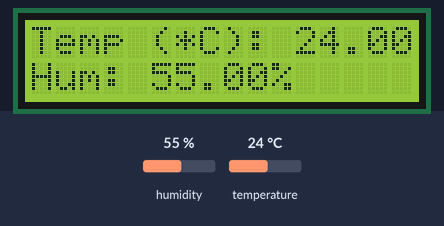
The sketch below on a simulated Arduino Uno, built with avr-gcc and run on an emulated ATmega328P. Parts: 16×2 character LCD. The inputs (shaded band) are chosen by the test bench; at power-on: humidity 55 %, temperature 24 °C.

Above: at 2.6 s.
2.7 s: humidity set to 22 %
At 5.3 s:
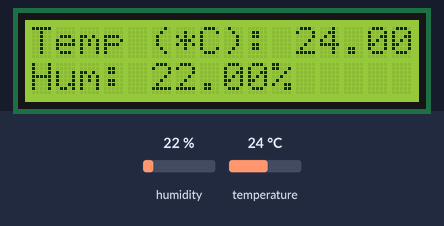
5.7 s: temperature set to 12 °C
At 11.0 s:
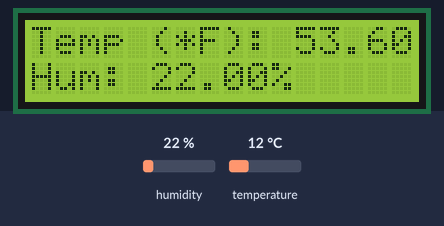
11.7 s: humidity set to 40 %
At 13.6 s:
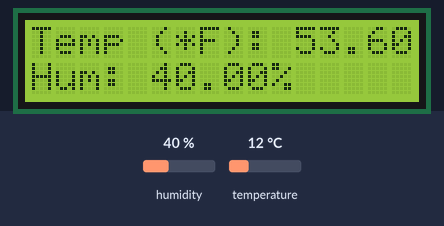
14.7 s: temperature set to 19 °C
At 17.7 s:
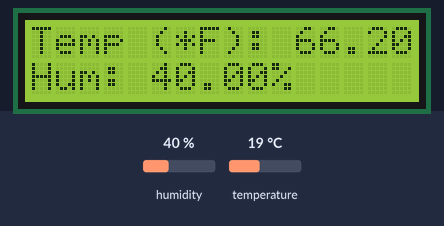
Timing chart, 0 to 19.2 s (numbered marks = the images above; inputs shaded):
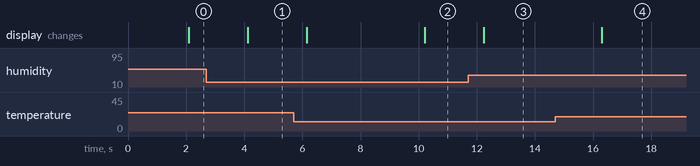

Measured:
- after the input at 2.7 s, the display: changes after 1.4 s (image 1)
- after the input at 5.7 s, the display: first changes after 0.45 s (image 2 shows a later state)
- after the input at 11.7 s, the display: changes after 0.54 s (image 3)
- after the input at 14.7 s, the display: changes after 1.6 s (image 4)

The sketch:

ejercicio_3_code.ino
```cpp
#include <LiquidCrystal.h>
#include <DHT.h>

#define DHTPIN 12
#define DHTTYPE DHT11

const byte LCD_RS = 2, LCD_E = 4, LCD_D4 = 8, LCD_D5 = 9,
           LCD_D6 = 10, LCD_D7 = 11, LCD_ROWS = 2, LCD_COLS = 16;

LiquidCrystal lcd(LCD_RS, LCD_E, LCD_D4, LCD_D5, LCD_D6, LCD_D7);
DHT dht(DHTPIN, DHTTYPE);

#define TOGGLE_TEMP_TIME 10000
long lastTime;
boolean useFahrenheit = false;

void setup() {
  lcd.begin(LCD_COLS, LCD_ROWS);
  lcd.setCursor(0, 0);
  lcd.print("Initializing...");
  dht.begin();
  lastTime = millis();
}

void loop() {
  delay(2000);

  if ((millis() - lastTime) > TOGGLE_TEMP_TIME) {
    lastTime = millis();
    useFahrenheit = !useFahrenheit;
  }

  float h = dht.readHumidity();
  float t = dht.readTemperature(useFahrenheit);
  lcd.clear();
  lcd.setCursor(0, 0);
  lcd.print(useFahrenheit ? "Temp (*F): " : "Temp (*C): ");
  lcd.print(t);
  lcd.setCursor(0, 1);
  lcd.print("Hum: ");
  lcd.print(h);
  lcd.print("%");
}
```
